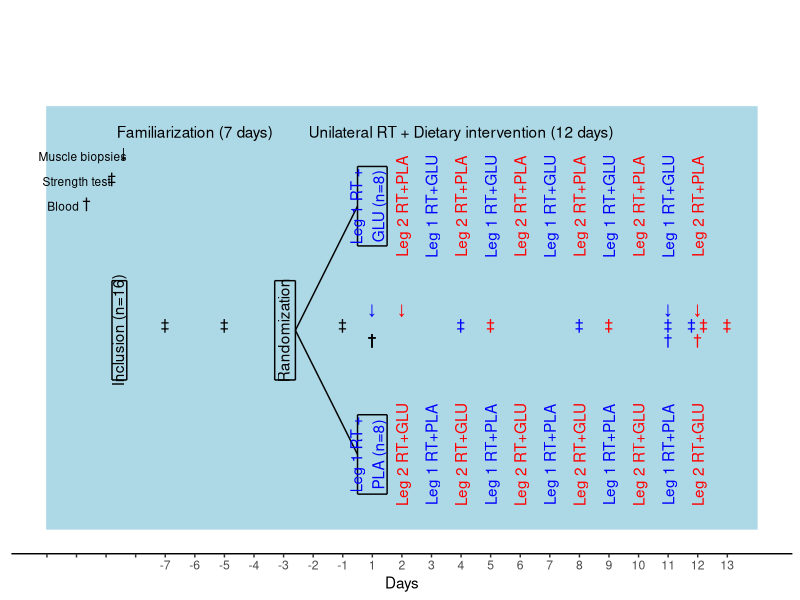

Recreate this plot in R.
####### Study design fig work

# Packages
library(tidyverse)
library(readxl)


# Data
d.dat <- read_excel("./data/design.dat.xlsx", na = "NA") %>%
  print()

biopsy_glyph <- "\U2193"
blood_glyph <-  "\U2020"
strength_glyph <- "\U2021"


d.dat %>%
  ggplot(aes(time, tp)) +
  
  
  scale_y_continuous(limits = c(0,10), breaks = c(1, 2, 3, 4, 5, 6, 7, 8, 9, 10)) +
  
  scale_x_continuous(limits = c(-3,21), breaks = c(-3, -2, -1, 0, 1, 2, 3, 4, 5, 6, 7, 8, 9, 10,
                                                   11, 12, 13, 14, 15, 16, 17, 18, 19, 20), 
                     labels = c("-3" = "", "-2" = "", "-1" = "", "0" = "",
                                "1" = "-7", "2" = "-6", "3" = "-5", "4" = "-4",
                                "5" = "-3", "6" = "-2", "7" = "-1", "8" = "1",
                                "9" = "2", "10" = "3", "11" = "4", "12" = "5", "13" = "6",
                                "14" = "7", "15" = "8", "16" = "9", "17" = "10",
                                "18" = "11", "19" = "12", "20" = "13")) +
  
  # Time periods (familiarisation/internvetion)
  annotate("rect", xmin = -3, xmax = 21, ymin = 0, ymax = 8.5, alpha = 2, color = "lightblue", fill = "lightblue") +
  annotate("text", x = 2, y = 8, label = "Familiarization (7 days)") +
  annotate("text", x = 11, y = 8, label = "Unilateral RT + Dietary intervention (12 days)") +
  
  ## Signs
  # Biopsy
  annotate("text", x = -1.8, y = 7.5, label = "Muscle biopsies", size = 3) +
  annotate("text", x = -0.4, y = 7.45, label = rep(biopsy_glyph, 1), vjust = 0) +
  annotate("text", x = c(8, 18), y = rep(4.3),
           label = rep(biopsy_glyph, 2), color = "blue", vjust = 0) +
  annotate("text", x = c(9, 19), y = rep(4.3),
           label = rep(biopsy_glyph, 2), color = "red", vjust = 0) +
  
  # Strength
  annotate("text", x = -2, y = 7, label = "Strength test", size = 3) +
  annotate("text", x = -0.8, y = 6.95, label = rep(strength_glyph, 1), vjust = 0) +
  annotate("text", x = c(1, 3, 7), y = rep(4),
           label = rep(strength_glyph, 3), vjust = 0) +
  annotate("text", x = c(11, 15, 18, 18.8), y = rep(4),
           label = rep(strength_glyph, 4), color = "blue", vjust = 0) +
  annotate("text", x = c(12, 16, 19.2, 20), y = rep(4),
           label = rep(strength_glyph, 4), color = "red", vjust = 0) +
  

  # Blood
  annotate("text", x = -2.45, y = 6.5, label = "Blood", size = 3) +
  annotate("text", x = -1.65, y = 6.45, label = rep(blood_glyph, 1), vjust = 0) +
  annotate("text", x = 8, y = rep(3.7),
           label = rep(blood_glyph, 3), vjust = 0) +
  annotate("text", x = 18, y = rep(3.7),
           label = rep(blood_glyph, 1), color = "blue", vjust = 0) +
  annotate("text", x = 19, y = rep(3.7),
           label = rep(blood_glyph, 1), color = "red", vjust = 0) +
  
  ## Randomisation
  
  # Inclusion
  annotate("segment", x = -0.8, xend = -0.3, y = 3, yend = 3) +
  annotate("segment", x = -0.8, xend = -0.3, y = 5, yend = 5) +
  annotate("segment", x = -0.8, xend = -0.8, y = 3, yend = 5) +
  annotate("segment", x = -0.3, xend = -0.3, y = 3, yend = 5) +
  annotate(geom = "text", x = -0.6, y = 4, label = c("Inclusion (n=16)"), angle = 90) +
  
  # Randomiser
  annotate("segment", x = 4.7, xend = 5.4, y = 3, yend = 3) +
  annotate("segment", x = 4.7, xend = 5.4, y = 5, yend = 5) +
  annotate("segment", x = 4.7, xend = 4.7, y = 3, yend = 5) +
  annotate("segment", x = 5.4, xend = 5.4, y = 3, yend = 5) +
  annotate(geom = "text", x = 5, y = 4, label = c("Randomization"), angle = 90) +
  
  # Pointers
  annotate("segment", x = 5.4, xend = 7.5, y = 4, yend = 6.5) +
  annotate("segment", x = 5.4, xend = 7.5, y = 4, yend = 1.5) +
  
  # Glucose
  annotate("segment", x = 7.5, xend = 8.5, y = 5.7, yend = 5.7) +
  annotate("segment", x = 7.5, xend = 8.5, y = 7.3, yend = 7.3) +
  annotate("segment", x = 7.5, xend = 7.5, y = 5.7, yend = 7.3) +
  annotate("segment", x = 8.5, xend = 8.5, y = 5.7, yend = 7.3) +
  annotate(geom = "text", x = 8.2, y = 6.5, label = c("Leg 1 RT +\nGLU (n=8)\n"), color = "blue", angle = 90) +
  
  # Placebo
  annotate("segment", x = 7.5, xend = 8.5, y = 0.7, yend = 0.7) +
  annotate("segment", x = 7.5, xend = 8.5, y = 2.3, yend = 2.3) +
  annotate("segment", x = 7.5, xend = 7.5, y = 0.7, yend = 2.3) +
  annotate("segment", x = 8.5, xend = 8.5, y = 0.7, yend = 2.3) +
  annotate(geom = "text", x = 8.2, y = 1.5, label = c("Leg 1 RT +\nPLA (n=8)\n"), color = "blue", angle = 90) +
  
  # Training (start with GLU)
  # Day 2
  annotate(geom = "text", x = 9, y = 6.5, label = c("Leg 2 RT+PLA"), color = "red", angle = 90) +
  # Day 3
  annotate(geom = "text", x = 10, y = 6.5, label = c("Leg 1 RT+GLU"), color = "blue", angle = 90) +
  # Day 4
  annotate(geom = "text", x = 11, y = 6.5, label = c("Leg 2 RT+PLA"), color = "red", angle = 90) +
  # Day 5
  annotate(geom = "text", x = 12, y = 6.5, label = c("Leg 1 RT+GLU"), color = "blue", angle = 90) +
  # Day 6
  annotate(geom = "text", x = 13, y = 6.5, label = c("Leg 2 RT+PLA"), color = "red", angle = 90) +
  # Day 7
  annotate(geom = "text", x = 14, y = 6.5, label = c("Leg 1 RT+GLU"), color = "blue", angle = 90) +
  # Day 8
  annotate(geom = "text", x = 15, y = 6.5, label = c("Leg 2 RT+PLA"), color = "red", angle = 90) +
  # Day 9
  annotate(geom = "text", x = 16, y = 6.5, label = c("Leg 1 RT+GLU"), color = "blue", angle = 90) +
  # Day 10
  annotate(geom = "text", x = 17, y = 6.5, label = c("Leg 2 RT+PLA"), color = "red", angle = 90) +
  # Day 11
  annotate(geom = "text", x = 18, y = 6.5, label = c("Leg 1 RT+GLU"), color = "blue", angle = 90) +
  # Day 12
  annotate(geom = "text", x = 19, y = 6.5, label = c("Leg 2 RT+PLA"), color = "red", angle = 90) +
  
  ## Training (start with PLA)
  # Day 2
  annotate(geom = "text", x = 9, y = 1.5, label = c("Leg 2 RT+GLU"), color = "red", angle = 90) +
  # Day 3
  annotate(geom = "text", x = 10, y = 1.5, label = c("Leg 1 RT+PLA"), color = "blue", angle = 90) +
  # Day 4
  annotate(geom = "text", x = 11, y = 1.5, label = c("Leg 2 RT+GLU"), color = "red", angle = 90) +
  # Day 5
  annotate(geom = "text", x = 12, y = 1.5, label = c("Leg 1 RT+PLA"), color = "blue", angle = 90) +
  # Day 6
  annotate(geom = "text", x = 13, y = 1.5, label = c("Leg 2 RT+GLU"), color = "red", angle = 90) +
  # Day 7
  annotate(geom = "text", x = 14, y = 1.5, label = c("Leg 1 RT+PLA"), color = "blue", angle = 90) +
  # Day 8
  annotate(geom = "text", x = 15, y = 1.5, label = c("Leg 2 RT+GLU"), color = "red", angle = 90) +
  # Day 9
  annotate(geom = "text", x = 16, y = 1.5, label = c("Leg 1 RT+PLA"), color = "blue", angle = 90) +
  # Day 10
  annotate(geom = "text", x = 17, y = 1.5, label = c("Leg 2 RT+GLU"), color = "red", angle = 90) +
  # Day 11
  annotate(geom = "text", x = 18, y = 1.5, label = c("Leg 1 RT+PLA"), color = "blue", angle = 90) +
  # Day 12
  annotate(geom = "text", x = 19, y = 1.5, label = c("Leg 2 RT+GLU"), color = "red", angle = 90) +
  
  theme_classic() +
  labs(x = "Days", y = "") +
  theme(axis.line.y = element_blank(),
        axis.title.y = element_blank(),
        axis.ticks.y = element_blank(),
        axis.text.y = element_blank())
  
  
  
  
  
 
 coord_flip()
